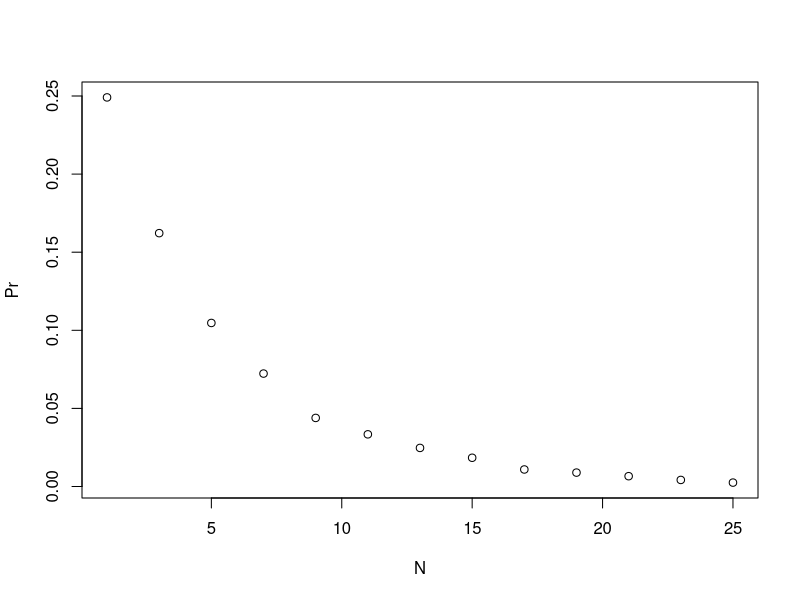

Reproduce this figure in R.
# Given a value 'p', the probability of winning the series for the underdog team B can be computed with the following function based on a Monte Carlo simulation:
prob_win <- function(N, p=0.75){
  B <- 10000
  result <- replicate(B, {
    b_win <- sample(c(1,0), N, replace = TRUE, prob = c(1-p, p))
    sum(b_win)>=(N+1)/2
  })
  mean(result)
}

# Assign the variable 'N' as the vector of series lengths. Use only odd numbers ranging from 1 to 25 games.
N <- seq(1, 25, 2)

# Apply the 'prob_win' function across the vector of series lengths to determine the probability that team B will win. Call this object `Pr`.
Pr<- sapply(N, prob_win)

# Plot the number of games in the series 'N' on the x-axis and 'Pr' on the y-axis.
plot(N, Pr)